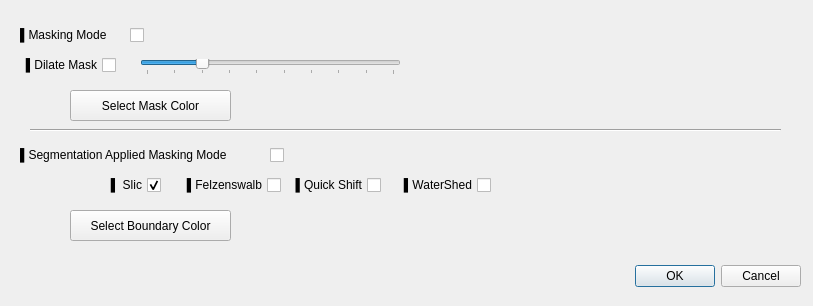
<?xml version="1.0" encoding="UTF-8"?>
<ui version="4.0">
 <class>Dialog</class>
 <widget class="QDialog" name="Dialog">
  <property name="geometry">
   <rect>
    <x>0</x>
    <y>0</y>
    <width>813</width>
    <height>306</height>
   </rect>
  </property>
  <property name="windowTitle">
   <string>Dialog</string>
  </property>
  <widget class="QDialogButtonBox" name="buttonBox">
   <property name="geometry">
    <rect>
     <x>460</x>
     <y>260</y>
     <width>341</width>
     <height>32</height>
    </rect>
   </property>
   <property name="orientation">
    <enum>Qt::Horizontal</enum>
   </property>
   <property name="standardButtons">
    <set>QDialogButtonBox::Cancel|QDialogButtonBox::Ok</set>
   </property>
  </widget>
  <widget class="QWidget" name="widget" native="true">
   <property name="geometry">
    <rect>
     <x>10</x>
     <y>10</y>
     <width>791</width>
     <height>241</height>
    </rect>
   </property>
   <widget class="QLabel" name="label_12">
    <property name="geometry">
     <rect>
      <x>10</x>
      <y>10</y>
      <width>101</width>
      <height>30</height>
     </rect>
    </property>
    <property name="text">
     <string>&lt;html&gt;&lt;head/&gt;&lt;body&gt;&lt;p&gt;▌Masking Mode&lt;/p&gt;&lt;/body&gt;&lt;/html&gt;</string>
    </property>
   </widget>
   <widget class="QSlider" name="dilateValueSlider">
    <property name="geometry">
     <rect>
      <x>130</x>
      <y>49</y>
      <width>261</width>
      <height>16</height>
     </rect>
    </property>
    <property name="minimum">
     <number>1</number>
    </property>
    <property name="maximum">
     <number>10</number>
    </property>
    <property name="singleStep">
     <number>1</number>
    </property>
    <property name="pageStep">
     <number>1</number>
    </property>
    <property name="value">
     <number>3</number>
    </property>
    <property name="orientation">
     <enum>Qt::Horizontal</enum>
    </property>
    <property name="tickPosition">
     <enum>QSlider::TicksBelow</enum>
    </property>
    <property name="tickInterval">
     <number>0</number>
    </property>
   </widget>
   <widget class="QCheckBox" name="segmentationCheckbox">
    <property name="geometry">
     <rect>
      <x>260</x>
      <y>130</y>
      <width>14</width>
      <height>30</height>
     </rect>
    </property>
    <property name="layoutDirection">
     <enum>Qt::RightToLeft</enum>
    </property>
    <property name="text">
     <string/>
    </property>
   </widget>
   <widget class="QLabel" name="label_14">
    <property name="geometry">
     <rect>
      <x>10</x>
      <y>130</y>
      <width>241</width>
      <height>30</height>
     </rect>
    </property>
    <property name="text">
     <string>&lt;html&gt;&lt;head/&gt;&lt;body&gt;&lt;p&gt;▌Segmentation Applied Masking Mode&lt;/p&gt;&lt;/body&gt;&lt;/html&gt;</string>
    </property>
   </widget>
   <widget class="QCheckBox" name="maskingModeCheckbox">
    <property name="geometry">
     <rect>
      <x>120</x>
      <y>10</y>
      <width>14</width>
      <height>30</height>
     </rect>
    </property>
    <property name="layoutDirection">
     <enum>Qt::RightToLeft</enum>
    </property>
    <property name="text">
     <string/>
    </property>
   </widget>
   <widget class="Line" name="line">
    <property name="geometry">
     <rect>
      <x>20</x>
      <y>110</y>
      <width>751</width>
      <height>20</height>
     </rect>
    </property>
    <property name="orientation">
     <enum>Qt::Horizontal</enum>
    </property>
   </widget>
   <widget class="QCheckBox" name="slic">
    <property name="geometry">
     <rect>
      <x>60</x>
      <y>160</y>
      <width>91</width>
      <height>30</height>
     </rect>
    </property>
    <property name="layoutDirection">
     <enum>Qt::RightToLeft</enum>
    </property>
    <property name="text">
     <string>▌ Slic</string>
    </property>
    <property name="checkable">
     <bool>true</bool>
    </property>
    <property name="checked">
     <bool>true</bool>
    </property>
   </widget>
   <widget class="QCheckBox" name="felzenswalb">
    <property name="geometry">
     <rect>
      <x>170</x>
      <y>160</y>
      <width>101</width>
      <height>30</height>
     </rect>
    </property>
    <property name="layoutDirection">
     <enum>Qt::RightToLeft</enum>
    </property>
    <property name="text">
     <string>▌Felzenswalb</string>
    </property>
   </widget>
   <widget class="QCheckBox" name="quickShift">
    <property name="geometry">
     <rect>
      <x>280</x>
      <y>160</y>
      <width>91</width>
      <height>30</height>
     </rect>
    </property>
    <property name="layoutDirection">
     <enum>Qt::RightToLeft</enum>
    </property>
    <property name="text">
     <string>▌Quick Shift</string>
    </property>
   </widget>
   <widget class="QCheckBox" name="waterShed">
    <property name="geometry">
     <rect>
      <x>390</x>
      <y>160</y>
      <width>91</width>
      <height>30</height>
     </rect>
    </property>
    <property name="layoutDirection">
     <enum>Qt::RightToLeft</enum>
    </property>
    <property name="text">
     <string>▌WaterShed</string>
    </property>
   </widget>
   <widget class="QPushButton" name="maskColorButton">
    <property name="geometry">
     <rect>
      <x>60</x>
      <y>80</y>
      <width>161</width>
      <height>31</height>
     </rect>
    </property>
    <property name="text">
     <string>Select Mask Color</string>
    </property>
   </widget>
   <widget class="QPushButton" name="boundaryColorButton">
    <property name="geometry">
     <rect>
      <x>60</x>
      <y>200</y>
      <width>161</width>
      <height>31</height>
     </rect>
    </property>
    <property name="text">
     <string>Select Boundary Color</string>
    </property>
   </widget>
   <widget class="QCheckBox" name="dilateMaskCheckbox">
    <property name="geometry">
     <rect>
      <x>5</x>
      <y>40</y>
      <width>101</width>
      <height>30</height>
     </rect>
    </property>
    <property name="layoutDirection">
     <enum>Qt::RightToLeft</enum>
    </property>
    <property name="text">
     <string>▌Dilate Mask</string>
    </property>
   </widget>
  </widget>
 </widget>
 <resources/>
 <connections>
  <connection>
   <sender>buttonBox</sender>
   <signal>accepted()</signal>
   <receiver>Dialog</receiver>
   <slot>accept()</slot>
   <hints>
    <hint type="sourcelabel">
     <x>678</x>
     <y>194</y>
    </hint>
    <hint type="destinationlabel">
     <x>157</x>
     <y>223</y>
    </hint>
   </hints>
  </connection>
  <connection>
   <sender>buttonBox</sender>
   <signal>rejected()</signal>
   <receiver>Dialog</receiver>
   <slot>reject()</slot>
   <hints>
    <hint type="sourcelabel">
     <x>746</x>
     <y>200</y>
    </hint>
    <hint type="destinationlabel">
     <x>286</x>
     <y>223</y>
    </hint>
   </hints>
  </connection>
 </connections>
</ui>
